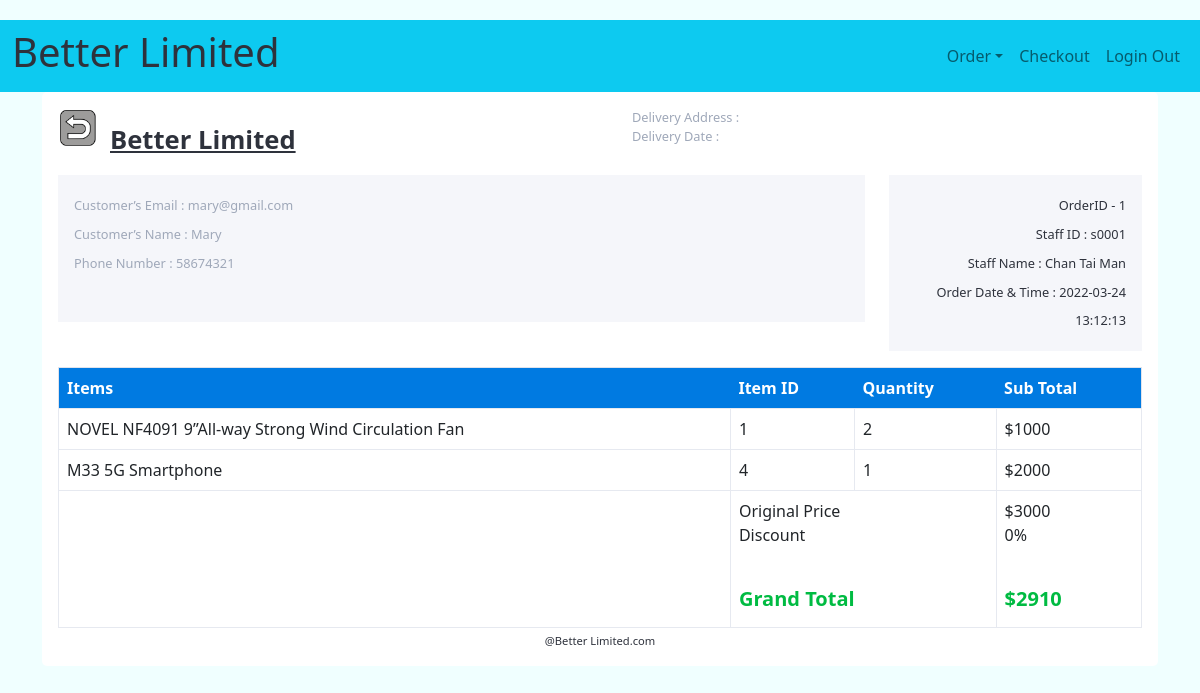
Screenshot of /Code/salesViewTableReceipt.php?orderID=1 (signed in) with the database file from the repository.
### tables this page shows
CREATE TABLE `Customer` (
  `customerEmail` varchar(50) NOT NULL,
  `customerName` varchar(100) NOT NULL,
  `phoneNumber` varchar(255) DEFAULT NULL
);

CREATE TABLE `ItemOrders` (
  `orderID` varchar(255) NOT NULL,
  `itemID` int(11) NOT NULL,
  `orderQuantity` int(5) NOT NULL,
  `soldPrice` double NOT NULL
);

CREATE TABLE `Orders` (
  `orderID` varchar(255) NOT NULL,
  `customerEmail` varchar(50) NOT NULL,
  `staffID` varchar(50) NOT NULL,
  `dateTime` timestamp NOT NULL DEFAULT current_timestamp() ON UPDATE current_timestamp(),
  `deliveryAddress` varchar(255) DEFAULT NULL,
  `deliveryDate` date DEFAULT NULL,
  `orderAmount` double NOT NULL
);

CREATE TABLE `Staff` (
  `staffID` varchar(50) NOT NULL,
  `staffName` varchar(100) NOT NULL,
  `password` varchar(50) NOT NULL,
  `position` varchar(50) NOT NULL
);

CREATE TABLE `Item` (
  `itemID` int(11) NOT NULL,
  `itemName` varchar(255) NOT NULL,
  `itemDescription` text DEFAULT NULL,
  `stockQuantity` int(11) NOT NULL DEFAULT 0,
  `price` double NOT NULL
);

### Code/salesViewTableReceipt.php (the view, shortened to what this page needs)
<!DOCTYPE html>
<html lang="en">
<head>
  <link href="https://cdn.jsdelivr.net/npm/bootstrap@5.0.1/dist/css/bootstrap.min.css" rel="stylesheet">
<link rel="stylesheet" href="css/salesReceipt.css">
</head>
<body>
<nav class="navbar navbar-expand-lg navbar-light bg-info">
    <div class="container-fluid">
        <h1>Better Limited</h1>
        <div class="collapse navbar-collapse " id="linkbar">
            <ul class="navbar-nav ms-auto">
                <ul class="nav navbar-nav ms-auto">
                    <li class="nav-item dropdown">
                        <a href="#" class="nav-link dropdown-toggle" data-bs-toggle="dropdown">Order</a>
                    </li>
                </ul>
                <li class="nav-item">
                    <a class="nav-link" href="salesPlaceOrders.php">Checkout</a>
                </li>
                <li class="nav-item">
                    <a class="nav-link" href="Logout.php">Login Out</a>
                </li>
            </ul>
        </div>
    </div>
</nav>
  <div class="container">
      <div class="row gutters">
          <div class="col-xl-12 col-lg-12 col-md-12 col-sm-12 col-12">
              <div class="card" style="">
                  <div class="card-body p-0">
                      <div class="invoice-container">
                          <div class="invoice-header">
                              <div class="header" ><a href="salesViewOrders.php"><input type="image" style="float: left;" src="css/images/imgBackBtn.png" height="40px" width="40px"  /> </a></div>
<?php
                              extract($_GET);
                              require_once('Connection/conn.php');
                              $sql = "SELECT orderID , customerEmail, customerName, phoneNumber, staffID, staffName, dateTime, deliveryAddress, deliveryDate, itemID, itemName, SUM(orderQuantity) as orderQuantity, SUM(orders.orderAmount) as orderAmount
                                        FROM customer NATURAL JOIN item NATURAL JOIN itemorders NATURAL JOIN orders NATURAL JOIN staff WHERE orderID = '$orderID'
                                        GROUP BY orderID,itemID,itemName
                                        ORDER BY orderID ASC;";
                              $rs = mysqli_query($conn, $sql);
                              $rc = mysqli_fetch_assoc($rs);
                                  extract($rc);
                                  echo <<<EOD
                              <div class="row gutters">
                                  <div class="col-xl-6 col-lg-6 col-md-6 col-sm-6">
                                      <a href="index.html" class="invoice-logo">
                                          Better Limited
                                      </a>
                                  </div>
                                  <div class="col-lg-6 col-md-6 col-sm-6">
                                      <address class="text-right">
                                          Delivery Address : $deliveryAddress <br>
                                          Delivery Date : $deliveryDate
                                      </address>
                                  </div>
                              </div>
                              <div class="row gutters">
                                  <div class="col-xl-9 col-lg-9 col-md-12 col-sm-12 col-12">
                                      <div class="invoice-details">
                                                   <address>
                                                Customer’s Email : $customerEmail<br>
                                              Customer’s Name : $customerName<br>
                                              Phone Number : $phoneNumber <br>  <br>
                                                    </address>
                                      </div>
                                  </div>
                                  <div class="col-xl-3 col-lg-3 col-md-12 col-sm-12 col-12">
                                      <div class="invoice-details">
                                          <div class="invoice-num">
                                              <div>OrderID - $orderID</div>
                                              <div>Staff ID : $staffID</div>
                                              <div>Staff Name : $staffName</div>
                                              <div>Order Date & Time : $dateTime</div>
                                          </div>
                                      </div>
                                  </div>
                              </div>
                          </div>
EOD;
                          ?>
                          <div class="invoice-body">
                              <div class="row gutters">
                                  <div class="col-lg-12 col-md-12 col-sm-12">
                                      <div class="table-responsive">
                                          <table class="table custom-table m-0">
                                              <thead>
                                              <tr>
                                                  <th>Items</th>
                                                  <th>Item ID</th>
                                                  <th>Quantity</th>
                                                  <th>Sub Total</th>
                                              </tr>
                                              </thead>
                                              <tbody>
                                              <?php
                                              global $originalPrice;
                                              $sql = "SELECT orderID , customerEmail, customerName, phoneNumber, staffID, staffName, dateTime, deliveryAddress, deliveryDate, itemID, itemName, SUM(orderQuantity) as orderQuantity, soldPrice, orders.orderAmount as orderAmount
                                        FROM customer NATURAL JOIN item NATURAL JOIN itemorders NATURAL JOIN orders NATURAL JOIN staff WHERE orderID = '$orderID'
                                        GROUP BY orderID,itemID,itemName
                                        ORDER BY orderID ASC;";
                                              $rs = mysqli_query($conn, $sql);
                                              while ($rc = mysqli_fetch_assoc($rs)) {
                                                  extract($rc);
                                                  echo <<<EOD
                                                    <tr>
                                                  <td>
                                                        $itemName
                                                  </td>
                                                  <td>$itemID</td>
                                                  <td>$orderQuantity</td>
EOD;
                                                  ?>
                                              <?php
                                                  $originalPrice += $soldPrice;
                                                  echo <<<EOD
                                                  <td>$$soldPrice</td>
                                              </tr>
EOD;
                                              }
                                              ?>
<?php
$sql = "SELECT orderID , customerEmail, customerName, phoneNumber, staffID, staffName, dateTime, deliveryAddress, deliveryDate, itemID, itemName, SUM(orderQuantity) as orderQuantity, soldPrice, orders.orderAmount as orderAmount
                                        FROM customer NATURAL JOIN item NATURAL JOIN itemorders NATURAL JOIN orders NATURAL JOIN staff WHERE orderID = '$orderID'
                                        GROUP BY orderID,itemID,itemName
                                        ORDER BY orderID ASC;";
$rs = mysqli_query($conn, $sql);
$rc = mysqli_fetch_assoc($rs);
    extract($rc);
    echo <<<EOD
                                              <tr>
                                                  <td>&nbsp;</td>
                                                  <td colspan="2">
                                                      <p>
                                                          Original Price<br>
                                                          Discount<br>
                                                              <br>
                                                      </p>
                                                      <h5 class="text-success"><strong>Grand Total</strong></h5>
                                                  </td>
                                                  <td>
EOD;
?>
                                                        <?php
                                              $percentageDiscount = ($discount*100)."%";
                                                echo <<<EOD
                                                        <p>
                                                          $$originalPrice<br>
                                                          $percentageDiscount<br>
                                                             <br>
                                                      </p>
                                                      <h5 class="text-success"><strong>$$orderAmount</strong></h5>
EOD;
?>
                                                  </td>
                                              </tr>
                                              </tbody>
                                          </table>
                                      </div>
                                  </div>
                              </div>
                          </div>
                          <div class="invoice-footer">
                              @Better Limited.com
                          </div>
                      </div>
                  </div>
              </div>
          </div>
      </div>
  </div>
</body></html>

### Code/css/salesReceipt.css (style rules this page uses)
body { margin-top:20px; color: #2e323c; background: #f5f6fa; position: relative; height: 100%; background-image: url("images/bgReceipt.png"); }
.invoice-container { padding: 1rem; }
.invoice-container .invoice-header .invoice-logo { margin: 0.8rem 0 0 0; display: inline-block; font-size: 1.6rem; font-weight: 700; color: #2e323c; }
.invoice-container .invoice-header address { font-size: 0.8rem; color: #9fa8b9; margin: 0; }
.invoice-container .invoice-details { margin: 1rem 0 0 0; padding: 1rem; line-height: 180%; background: #f5f6fa; }
.invoice-container .invoice-details .invoice-num { text-align: right; font-size: 0.8rem; }
.invoice-container .invoice-body { padding: 1rem 0 0 0; }
.invoice-container .invoice-footer { text-align: center; font-size: 0.7rem; margin: 5px 0 0 0; }
.custom-table { border: 1px solid #e0e3ec; }
.custom-table thead { background: #007ae1; }
.custom-table thead th { border: 0; color: #ffffff; }
.custom-table > tbody tr:nth-of-type(even) { background-color: #ffffff; }
.custom-table > tbody td { border: 1px solid #e6e9f0; }
.card { background: #ffffff; -webkit-border-radius: 5px; -moz-border-radius: 5px; border-radius: 5px; border: 0; margin-bottom: 1rem; }
.text-success { color: #00bb42 !important; }

### rows the page displays
customer: customerEmail "mary@gmail.com", customerName "Mary", phoneNumber "58674321", item.itemName "NOVEL NF4091 9”All-way Strong Wind Circulation Fan", item.itemID "1", orderQuantity "2", itemorders.soldPrice "1000", item.itemName "M33 5G Smartphone", item.itemID "4", orderQuantity "1", itemorders.soldPrice "2000"
itemorders: orderID "1"
orders: staffID "s0001", dateTime "2022-03-24 13:12:13", orderAmount "2910"
staff: staffName "Chan Tai Man"

### other values shown
$originalPrice "3000"
$percentageDiscount "0%"
